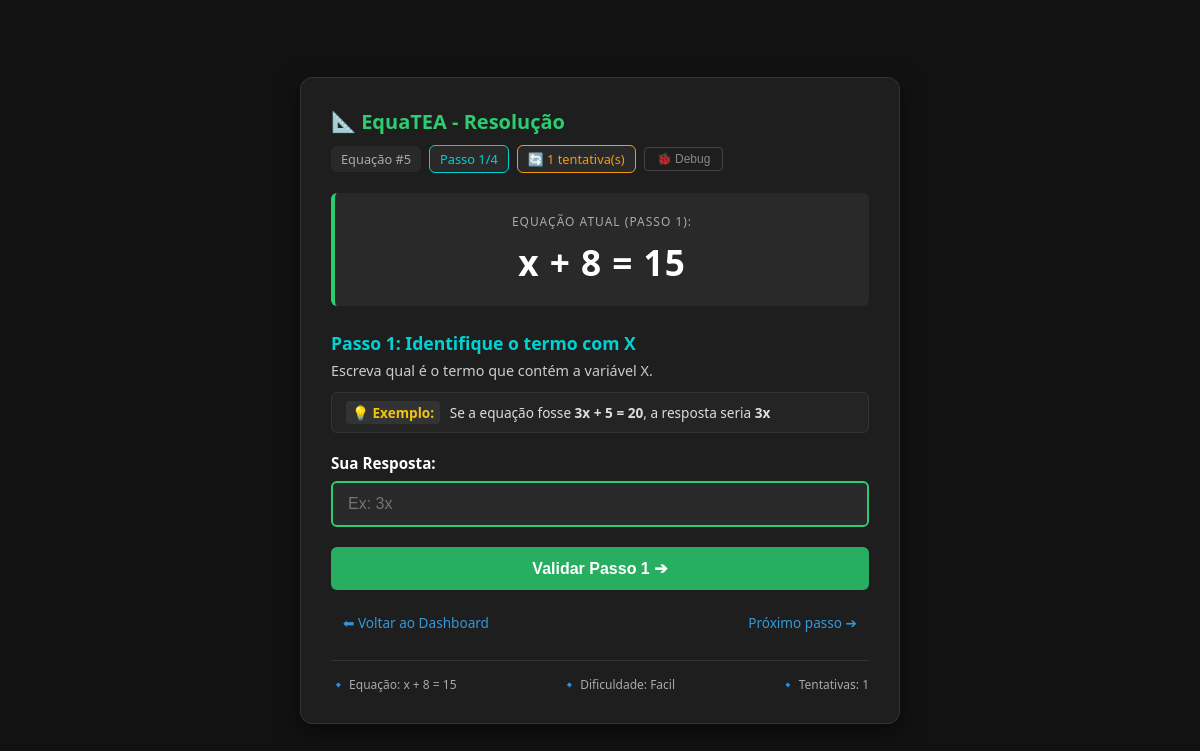
The app's page /index.php?view=exercicio&id=5&passo=1 (signed in) with its own data.
### tables this page shows
CREATE TABLE `progresso_aluno` (
  `id` int(11) NOT NULL,
  `aluno_id` int(11) NOT NULL,
  `equacao_id` int(11) NOT NULL,
  `passo_atual` tinyint(4) DEFAULT 1 CHECK (`passo_atual` between 1 and 4),
  `concluida` tinyint(1) DEFAULT 0,
  `data_inicio` datetime NOT NULL DEFAULT current_timestamp(),
  `data_conclusao` datetime DEFAULT NULL,
  `tentativas` tinyint(4) DEFAULT 0
);

CREATE TABLE `equacoes` (
  `id` int(11) NOT NULL,
  `a` int(11) NOT NULL CHECK (`a` between -20 and 20 and `a` <> 0),
  `b` int(11) NOT NULL CHECK (`b` between -20 and 20),
  `c` int(11) NOT NULL CHECK (`c` between -20 and 20),
  `solucao` int(11) NOT NULL,
  `dificuldade` enum('facil','medio','dificil') DEFAULT 'facil',
  `data_cadastro` timestamp NOT NULL DEFAULT current_timestamp()
);

### app/models/Equacao.php (called while the page is built, shortened)
<?php
class Equacao
{
    private $db;
    public function __construct()
    {
        $this->db = Database::getInstance()->getConnection();
    }
    public function getById($id)
    {
        $sql = "SELECT * FROM equacoes WHERE id = :id";
        $stmt = $this->db->prepare($sql);
        $stmt->execute([':id' => $id]);
        return $stmt->fetch(PDO::FETCH_ASSOC);
    }
}

### app/config/Database.php (called while the page is built, shortened)
<?php
class Database
{
    private static $instance = null;
    private $conn;
    private $host = 'localhost';
    private $dbname = 'equatea_db';
    private $username = 'root';
    private $password = '';
    private function __construct()
    {
        try {
            $this->conn = new PDO(
                "mysql:host={$this->host};dbname={$this->dbname};charset=utf8mb4",
                $this->username,
                $this->password,
                [
                    PDO::ATTR_ERRMODE => PDO::ERRMODE_EXCEPTION,
                    PDO::ATTR_DEFAULT_FETCH_MODE => PDO::FETCH_ASSOC,
                    PDO::ATTR_EMULATE_PREPARES => false
                ]
            );
        } catch (PDOException $e) {
            die("Erro na conexão com o banco de dados: " . $e->getMessage());
        }
    }
    public static function getInstance()
    {
        if (self::$instance === null) {
            self::$instance = new self();
        }
        return self::$instance;
    }
    public function getConnection()
    {
        return $this->conn;
    }
}

### app/models/ProgressoAluno.php (called while the page is built, shortened)
<?php
class ProgressoAluno
{
    private $db;
    public function __construct()
    {
        $this->db = Database::getInstance()->getConnection();
    }
    public function getByAlunoEquacao($aluno_id, $equacao_id)
    {
        try {
            $sql = "SELECT * FROM progresso_aluno
                    WHERE aluno_id = :aluno_id AND equacao_id = :equacao_id";
            $stmt = $this->db->prepare($sql);
            $stmt->execute([
                ':aluno_id' => $aluno_id,
                ':equacao_id' => $equacao_id
            ]);
            return $stmt->fetch(PDO::FETCH_ASSOC);
        } catch (PDOException $e) {
            error_log("Erro ao buscar progresso: " . $e->getMessage());
            return null;
        }
    }
}

### app/views/aluno/exercicio.php (the view, shortened to what this page needs)
<?php
$equacaoId = filter_input(INPUT_GET, 'id', FILTER_VALIDATE_INT) ?: 1;
$passo     = filter_input(INPUT_GET, 'passo', FILTER_VALIDATE_INT) ?: 1;
$debug     = filter_input(INPUT_GET, 'debug', FILTER_VALIDATE_INT) ?: 0;
$equacaoDados = null;
if (isset($equacao) && is_array($equacao) && !empty($equacao)) {
    $equacaoDados = $equacao;
}
$a = (int)($equacaoDados['a'] ?? 2);
$b = (int)($equacaoDados['b'] ?? 5);
$c = (int)($equacaoDados['c'] ?? 11);
$termoA = ($a === 1) ? 'x' : (($a === -1) ? '-x' : "{$a}x");
$sinalB = ($b >= 0) ? '+ ' . $b : '- ' . abs($b);
switch ($passo) {
    case 1:
        $expressaoAtual = "{$termoA} {$sinalB} = {$c}";
        break;
}
$exemploA = ($a === 3) ? 2 : 3;
$exemploB = ($b === 5) ? 4 : 5;
$exemploC = ($c === 20) ? 14 : 20;
$exemploTermoA = ($exemploA === 1) ? 'x' : "{$exemploA}x";
$exemploSinalB = ($exemploB >= 0) ? '+ ' . $exemploB : '- ' . abs($exemploB);
switch ($passo) {
    case 1:
        $tituloPasso   = "Passo 1: Identifique o termo com X";
        $descricao     = "Escreva qual é o termo que contém a variável X.";
        $textoExemplo  = "Se a equação fosse <b>{$exemploTermoA} {$exemploSinalB} = {$exemploC}</b>, a resposta seria <b>{$exemploTermoA}</b>";
        $placeholder   = "Ex: {$exemploTermoA}";
        $textoBotao    = "Validar Passo 1 ➔";
        break;
}
$tentativas_realizadas = 0;
$aluno_id = $_SESSION['aluno_id'] ?? null;
if ($aluno_id && class_exists('ProgressoAluno')) {
    try {
        $progressoModel = new ProgressoAluno();
        $progresso_atual = $progressoModel->getByAlunoEquacao($aluno_id, $equacaoId);
        if ($progresso_atual && is_array($progresso_atual)) {
            $tentativas_realizadas = $progresso_atual['tentativas'] ?? 0;
        }
    } catch (Exception $e) {
    }
}
$mensagem_erro = $_SESSION['erro_resposta'] ?? null;
?>
<!DOCTYPE html>
<html lang="pt-BR">
<head>
</head>
<body>
    <div class="exercise-card">
        <div class="header-title">
            <h2>📐 EquaTEA - Resolução</h2>
            <div style="display: flex; gap: 8px; flex-wrap: wrap; align-items: center;">
                <span class="badge-id">Equação #<?php echo htmlspecialchars((string)$equacaoId); ?></span>
                <span class="badge-progresso">Passo <?php echo (int)$passo; ?>/4</span>
                <?php if ($tentativas_realizadas > 0): ?>
                    <span class="badge-tentativas">
                        🔄 <?php echo $tentativas_realizadas; ?> tentativa(s)
                    </span>
                <?php endif; ?>
                <button class="debug-toggle <?php echo $debug ? 'active' : ''; ?>"
                        onclick="toggleDebug()"
                        title="Ativar/Desativar modo debug">
                    🐞 Debug
                </button>
            </div>
        </div>
        <div class="equation-box">
            <small>EQUAÇÃO ATUAL (PASSO <?php echo (int)$passo; ?>):</small>
            <div class="expression"><?php echo htmlspecialchars($expressaoAtual); ?></div>
        </div>
        <h3 class="step-title"><?php echo htmlspecialchars($tituloPasso); ?></h3>
        <p class="step-desc"><?php echo htmlspecialchars($descricao); ?></p>
        <div class="exemplo-box">
            <span class="exemplo-tag">💡 Exemplo:</span>
            <span><?php echo $textoExemplo; ?></span>
        </div>
        <form action="index.php?action=verificar_resposta" method="POST">
            <div class="form-group">
                <label for="resposta">Sua Resposta:</label>
                <input type="text"
                       id="resposta"
                       name="resposta"
                       class="input-response <?php echo $mensagem_erro ? 'error' : ''; ?>"
                       placeholder="<?php echo htmlspecialchars($placeholder); ?>"
                       required
                       autocomplete="off"
                       autofocus>
            </div>
            <button type="submit" class="btn-submit">
                <?php echo htmlspecialchars($textoBotao); ?>
            </button>
        </form>
        <div class="nav-links">
            <a href="index.php?view=aluno/dashboard">⬅ Voltar ao Dashboard</a>
            <?php if ($passo < 4): ?>
                <a href="index.php?view=exercicio&id=<?php echo $equacaoId; ?>&passo=<?php echo $passo + 1; ?>">Próximo passo ➔</a>
            <?php endif; ?>
        </div>
        <div style="margin-top: 20px; padding-top: 15px; border-top: 1px solid var(--border-color); display: flex; justify-content: space-between; flex-wrap: wrap; gap: 10px;">
            <div style="color: var(--text-muted); font-size: 0.75rem;">
                🔹 Equação: <?php echo htmlspecialchars($termoA . ' ' . $sinalB . ' = ' . $c); ?>
            </div>
            <div style="color: var(--text-muted); font-size: 0.75rem;">
                🔹 Dificuldade: <span style="text-transform: capitalize;"><?php echo htmlspecialchars($equacaoDados['dificuldade'] ?? 'Fácil'); ?></span>
            </div>
            <?php if ($tentativas_realizadas > 0): ?>
                <div style="color: var(--text-muted); font-size: 0.75rem;">
                    🔹 Tentativas: <?php echo $tentativas_realizadas; ?>
                </div>
            <?php endif; ?>
        </div>
    </div>
</body>
</html>

### app/views/aluno/exercicio.php (style rules this page uses)
:root { --bg-dark: #121212; --card-dark: #1e1e1e; --card-inner: #292929; --primary-green: #2ecc71; --primary-cyan: #00d2d3; --text-light: #ffffff; --text-muted: #aaaaaa; --border-color: #333333; --error-color: #e74c3c; --success-color: #2ecc71; --debug-bg: #1a1a2e; }
* { margin: 0; padding: 0; box-sizing: border-box; }
body { background-color: var(--bg-dark); color: var(--text-light); font-family: 'Segoe UI', Tahoma, Geneva, Verdana, sans-serif; margin: 0; padding: 20px; display: flex; justify-content: center; align-items: center; min-height: 100vh; }
.exercise-card { background-color: var(--card-dark); border-radius: 12px; width: 100%; max-width: 600px; padding: 30px; box-shadow: 0 8px 24px rgba(0,0,0,0.5); border: 1px solid var(--border-color); }
.header-title { display: flex; justify-content: space-between; align-items: center; margin-bottom: 20px; flex-wrap: wrap; gap: 10px; }
.header-title h2 { margin: 0; color: var(--primary-green); font-size: 1.25rem; }
.badge-id { background-color: var(--card-inner); color: var(--text-muted); padding: 4px 10px; border-radius: 6px; font-size: 0.8rem; }
.badge-progresso { background-color: var(--card-inner); color: var(--primary-cyan); padding: 4px 10px; border-radius: 6px; font-size: 0.8rem; border: 1px solid var(--primary-cyan); }
.badge-tentativas { background-color: var(--card-inner); color: #f39c12; padding: 4px 10px; border-radius: 6px; font-size: 0.8rem; border: 1px solid #f39c12; }
.equation-box { background-color: var(--card-inner); border-left: 4px solid var(--primary-green); border-radius: 6px; padding: 20px; text-align: center; margin-bottom: 25px; }
.equation-box small { color: var(--text-muted); letter-spacing: 1px; font-size: 0.75rem; display: block; margin-bottom: 8px; }
.equation-box .expression { font-size: 2.2rem; font-weight: bold; letter-spacing: 1px; color: var(--text-light); }
.step-title { color: var(--primary-cyan); font-size: 1.1rem; margin: 0 0 6px 0; }
.step-desc { color: #cccccc; font-size: 0.9rem; margin: 0 0 12px 0; }
.exemplo-box { background-color: #242424; border-radius: 6px; padding: 10px 14px; font-size: 0.85rem; color: #dddddd; margin-bottom: 20px; border: 1px solid #333; }
.exemplo-tag { background-color: #333; color: #f1c40f; padding: 2px 6px; border-radius: 4px; font-weight: bold; margin-right: 6px; }
.form-group { margin-bottom: 20px; }
.form-group label { display: block; font-weight: bold; margin-bottom: 8px; font-size: 0.95rem; }
.input-response { width: 100%; background-color: var(--card-inner); border: 2px solid var(--primary-green); border-radius: 6px; padding: 12px 15px; color: var(--text-light); font-size: 1rem; box-sizing: border-box; outline: none; transition: border-color 0.2s, box-shadow 0.2s; }
.btn-submit { width: 100%; background-color: #27ae60; color: white; border: none; border-radius: 6px; padding: 12px; font-size: 1rem; font-weight: bold; cursor: pointer; transition: background-color 0.2s, transform 0.1s; }
.nav-links { display: flex; justify-content: space-between; margin-top: 15px; gap: 10px; flex-wrap: wrap; }
.nav-links a { color: #3498db; text-decoration: none; font-size: 0.85rem; padding: 8px 12px; border-radius: 4px; transition: background-color 0.2s; }
.debug-toggle { background: transparent; border: 1px solid #444; color: #888; padding: 4px 12px; border-radius: 4px; cursor: pointer; font-size: 0.75rem; transition: all 0.2s; }

### records on screen
progresso_aluno: tentativas "1"
equacoes: expressaoAtual "x + 8 = 15", a "3x", b "+ 5", c "20", resposta "Ex: 3x", a+b+c "x + 8 = 15", dificuldade "Facil"

### other values on screen
$equacaoId "5"
$passo "1"
$tituloPasso "Passo 1: Identifique o termo com X"
$descricao "Escreva qual é o termo que contém a variável X."
$textoBotao "Validar Passo 1 ➔"
